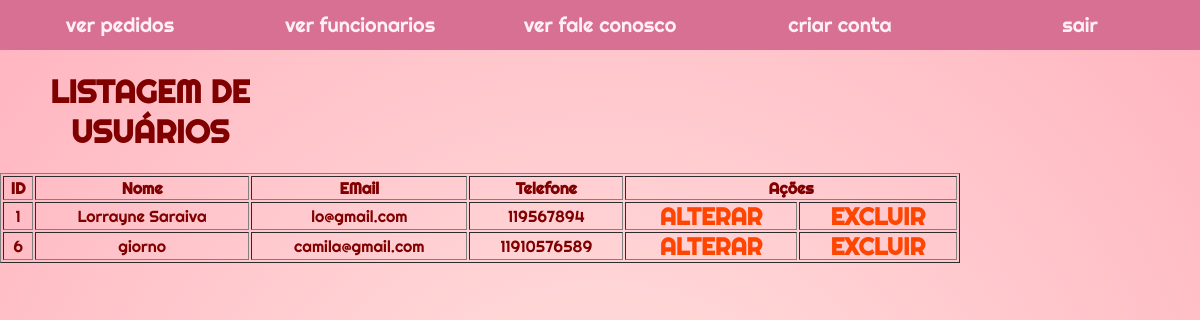
Page /php/read.php on the committed database.
### tables this page shows
CREATE TABLE `func` (
  `id` int(11) NOT NULL,
  `nome` varchar(30) DEFAULT NULL,
  `email` varchar(30) DEFAULT NULL,
  `telefone` varchar(20) DEFAULT NULL,
  `cpf` varchar(13) DEFAULT NULL,
  `senha` varchar(30) DEFAULT NULL
);

### php/read.php (the view, shortened to what this page needs)
<?php
require_once "conectar.php";
$consulta = $conexao->prepare('SELECT * FROM func');
$consulta->execute();
?>
<!DOCTYPE html>
<html lang="pt-br">
<head>
    <link rel="stylesheet" type="text/css" href="../Estilo/style2.css" />
<body>
<header>
        <ul>
            <li><a href="verpedidos.php">ver pedidos</a></li>
            <li><a href="read.php">ver funcionarios</a></li>
            <li><a href="verfale.php">ver fale conosco</a></li>
            <li><a href="create.php">criar conta</a></li>
            <li><a href="../index.html" id="log">sair</a></li>
        </ul>
</header>
<main>
      <h1>LISTAGEM DE USUÁRIOS</h1>
      <table width="80%" border="1">
        <tr>
          <th>ID</th>
          <th>Nome</th>
          <th>EMail</th>
          <th>Telefone</th>
          <th colspan="2">Ações</th>
        </tr>
        </main>
  </body>
  </html>
  <?php
while($linha = $consulta->fetch(PDO::FETCH_ASSOC)){
    echo"<tr><td>{$linha['id']}</td>";
    echo "<td>{$linha['nome']}</td>";
    echo "<td>{$linha['email']}</td>";
    echo "<td>{$linha['telefone']}</td>";
    echo "<td><a href='update.php?id={$linha['id']}'><h4>ALTERAR</h4></a> </td><td><a href='delete.php?id={$linha['id']}'><h4>EXCLUIR</h4></a> </td></tr>";
}

### Estilo/style2.css (style rules this page uses)
html { transition-delay: smooth; }
body,.det { margin: 0; padding: 0; font-family: 'Righteous', cursive; text-align: center; color: maroon; }
header,.cabe { top: 0; height: 100px; width: 100%; position: fixed; background-color: rgb(216, 112, 147); display: flex; align-items: center; z-index: 1; }
ul,.pdf { list-style-type: none; margin: 3; padding: 0; width: 30%; display: flex; flex-wrap: wrap; }
li { width: 100%; }
a { text-decoration: none; color: lavenderblush; font-size: 1rem; line-height: 1.5rem; }
h1 { width: 70%; font-size: 1.75rem; }
main,.det { width:100%; height: 100%; position: absolute; top:100px; background: radial-gradient(circle, rgb(255,228,225),rgb(255,182,193)); }
#end, #ped, #fal,#log { padding-top: 140px; }
h4 { margin: 0; font-size: 1.5rem; color: orangered; }
@media (min-width: 768px) { header { height: 50px; } }
@media (min-width: 768px) { ul { width: 100%; } }
@media (min-width: 768px) { li { width: 20%; } }
@media (min-width: 768px) { h1 { width: 25%; font-size: 2rem; } }
@media (min-width: 768px) { a { font-size: 1.25rem; } }
@media (min-width: 768px) { main { top: 50px; } }

### rows in the picture
func: id "1", nome "Lorrayne Saraiva", email "lo@gmail.com", telefone "119567894"
func: id "6", nome "giorno", email "camila@gmail.com", telefone "11910576589"
